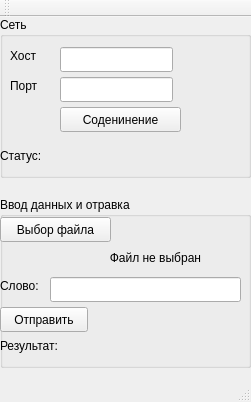
<?xml version="1.0" encoding="UTF-8"?>
<ui version="4.0">
 <class>MainWindow</class>
 <widget class="QMainWindow" name="MainWindow">
  <property name="geometry">
   <rect>
    <x>0</x>
    <y>0</y>
    <width>251</width>
    <height>402</height>
   </rect>
  </property>
  <property name="windowTitle">
   <string>Клиент</string>
  </property>
  <widget class="QWidget" name="centralWidget">
   <widget class="QGroupBox" name="groupBox">
    <property name="geometry">
     <rect>
      <x>0</x>
      <y>0</y>
      <width>251</width>
      <height>161</height>
     </rect>
    </property>
    <property name="title">
     <string>Сеть</string>
    </property>
    <widget class="QLabel" name="label_host">
     <property name="geometry">
      <rect>
       <x>10</x>
       <y>30</y>
       <width>41</width>
       <height>17</height>
      </rect>
     </property>
     <property name="text">
      <string>Хост</string>
     </property>
    </widget>
    <widget class="QLineEdit" name="lineEdit_host">
     <property name="geometry">
      <rect>
       <x>60</x>
       <y>30</y>
       <width>113</width>
       <height>25</height>
      </rect>
     </property>
    </widget>
    <widget class="QLabel" name="label_port">
     <property name="geometry">
      <rect>
       <x>10</x>
       <y>60</y>
       <width>41</width>
       <height>17</height>
      </rect>
     </property>
     <property name="text">
      <string>Порт</string>
     </property>
    </widget>
    <widget class="QLineEdit" name="lineEdit_port">
     <property name="geometry">
      <rect>
       <x>60</x>
       <y>60</y>
       <width>113</width>
       <height>25</height>
      </rect>
     </property>
    </widget>
    <widget class="QPushButton" name="pushButton_connect">
     <property name="geometry">
      <rect>
       <x>60</x>
       <y>90</y>
       <width>121</width>
       <height>25</height>
      </rect>
     </property>
     <property name="text">
      <string>Соденинение</string>
     </property>
    </widget>
    <widget class="QLabel" name="label_status">
     <property name="geometry">
      <rect>
       <x>0</x>
       <y>130</y>
       <width>61</width>
       <height>17</height>
      </rect>
     </property>
     <property name="text">
      <string>Статус:</string>
     </property>
    </widget>
    <widget class="QLabel" name="label_status_out">
     <property name="geometry">
      <rect>
       <x>70</x>
       <y>130</y>
       <width>70</width>
       <height>17</height>
      </rect>
     </property>
     <property name="text">
      <string/>
     </property>
    </widget>
   </widget>
   <widget class="QGroupBox" name="groupBox_2">
    <property name="geometry">
     <rect>
      <x>0</x>
      <y>180</y>
      <width>251</width>
      <height>171</height>
     </rect>
    </property>
    <property name="title">
     <string>Ввод данных и отравка</string>
    </property>
    <widget class="QPushButton" name="pushButton_fChoose">
     <property name="geometry">
      <rect>
       <x>0</x>
       <y>20</y>
       <width>111</width>
       <height>25</height>
      </rect>
     </property>
     <property name="text">
      <string>Выбор файла</string>
     </property>
    </widget>
    <widget class="QLabel" name="label_4">
     <property name="geometry">
      <rect>
       <x>0</x>
       <y>50</y>
       <width>241</width>
       <height>21</height>
      </rect>
     </property>
     <property name="text">
      <string>Файл не выбран            </string>
     </property>
     <property name="alignment">
      <set>Qt::AlignRight|Qt::AlignTrailing|Qt::AlignVCenter</set>
     </property>
    </widget>
    <widget class="QLabel" name="label_5">
     <property name="geometry">
      <rect>
       <x>0</x>
       <y>80</y>
       <width>51</width>
       <height>17</height>
      </rect>
     </property>
     <property name="text">
      <string>Слово:</string>
     </property>
    </widget>
    <widget class="QLineEdit" name="lineEdit_word">
     <property name="geometry">
      <rect>
       <x>50</x>
       <y>80</y>
       <width>191</width>
       <height>25</height>
      </rect>
     </property>
    </widget>
    <widget class="QPushButton" name="pushButton">
     <property name="geometry">
      <rect>
       <x>0</x>
       <y>110</y>
       <width>88</width>
       <height>25</height>
      </rect>
     </property>
     <property name="text">
      <string>Отправить</string>
     </property>
    </widget>
    <widget class="QLabel" name="label">
     <property name="geometry">
      <rect>
       <x>80</x>
       <y>140</y>
       <width>121</width>
       <height>21</height>
      </rect>
     </property>
     <property name="text">
      <string/>
     </property>
    </widget>
    <widget class="QLabel" name="label_6">
     <property name="geometry">
      <rect>
       <x>0</x>
       <y>140</y>
       <width>81</width>
       <height>17</height>
      </rect>
     </property>
     <property name="text">
      <string>Результат:</string>
     </property>
    </widget>
   </widget>
  </widget>
  <widget class="QMenuBar" name="menuBar">
   <property name="geometry">
    <rect>
     <x>0</x>
     <y>0</y>
     <width>251</width>
     <height>22</height>
    </rect>
   </property>
  </widget>
  <widget class="QToolBar" name="mainToolBar">
   <attribute name="toolBarArea">
    <enum>TopToolBarArea</enum>
   </attribute>
   <attribute name="toolBarBreak">
    <bool>false</bool>
   </attribute>
  </widget>
  <widget class="QStatusBar" name="statusBar"/>
 </widget>
 <layoutdefault spacing="6" margin="11"/>
 <resources/>
 <connections/>
</ui>
